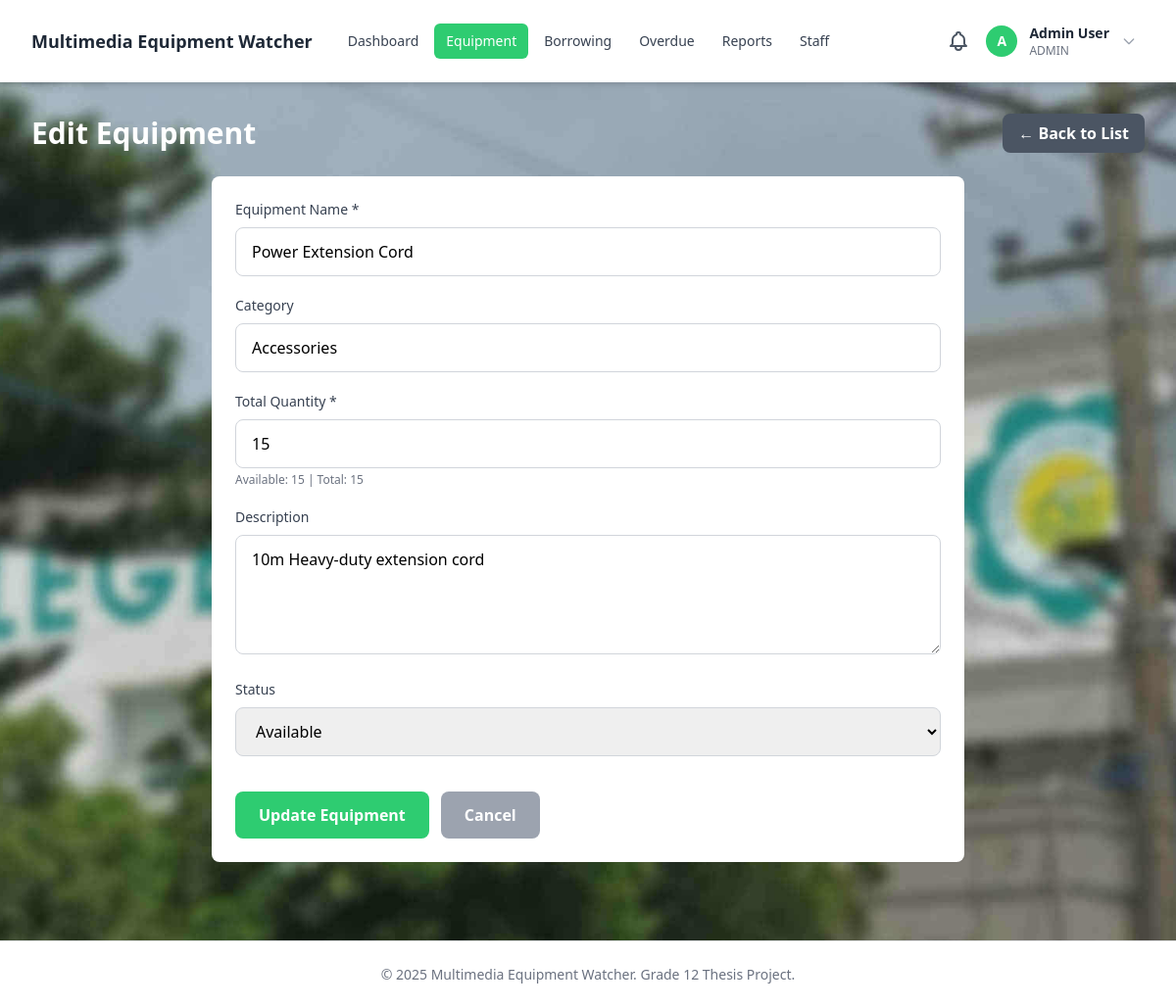
Screenshot of /equipment/edit.php?id=2 (signed in) with the database file from the repository.
### tables this page shows
CREATE TABLE equipment (
    id INT AUTO_INCREMENT PRIMARY KEY,
    name VARCHAR(100) NOT NULL,
    description TEXT,
    category VARCHAR(50),
    total_quantity INT NOT NULL DEFAULT 1,
    available_quantity INT NOT NULL DEFAULT 1,
    status ENUM('available', 'borrowed', 'damaged', 'lost') NOT NULL DEFAULT 'available',
    created_at TIMESTAMP DEFAULT CURRENT_TIMESTAMP
);

### equipment/edit.php (the view, shortened to what this page needs)
<?php
require_once '../includes/header.php';
$pdo = getDBConnection();
$id = $_GET['id'] ?? 0;
try {
    $stmt = $pdo->prepare("SELECT * FROM equipment WHERE id = ?");
    $stmt->execute([$id]);
    $equipment = $stmt->fetch();
} catch (Exception $e) {
    header('Location: list.php');
    exit;
}
?>
<div class="flex justify-between items-center mb-6">
    <h2 class="text-3xl font-bold text-white">Edit Equipment</h2>
    <a href="list.php" class="px-4 py-2 bg-gray-600 hover:bg-gray-700 text-white font-semibold rounded-lg transition">← Back to List</a>
</div>
<div class="max-w-3xl mx-auto bg-white rounded-lg shadow-sm p-6">
    <form method="POST" action="" class="space-y-5">
        <div>
            <label for="name" class="block text-sm font-medium text-gray-700 mb-2">Equipment Name *</label>
            <input type="text" id="name" name="name" required value="<?php echo htmlspecialchars($equipment['name']); ?>" class="w-full px-4 py-3 border border-gray-300 rounded-lg focus:ring-2 focus:ring-primary focus:border-transparent">
        </div>
        <div>
            <label for="category" class="block text-sm font-medium text-gray-700 mb-2">Category</label>
            <input type="text" id="category" name="category" placeholder="e.g., Camera, Audio, Lighting" value="<?php echo htmlspecialchars($equipment['category']); ?>" class="w-full px-4 py-3 border border-gray-300 rounded-lg focus:ring-2 focus:ring-primary focus:border-transparent">
        </div>
        <div>
            <label for="total_quantity" class="block text-sm font-medium text-gray-700 mb-2">Total Quantity *</label>
            <input type="number" id="total_quantity" name="total_quantity" min="1" required value="<?php echo htmlspecialchars($equipment['total_quantity']); ?>" class="w-full px-4 py-3 border border-gray-300 rounded-lg focus:ring-2 focus:ring-primary focus:border-transparent">
            <p class="text-xs text-gray-500 mt-1">Available: <?php echo $equipment['available_quantity']; ?> | Total: <?php echo $equipment['total_quantity']; ?></p>
        </div>
        <div>
            <label for="description" class="block text-sm font-medium text-gray-700 mb-2">Description</label>
            <textarea id="description" name="description" rows="4" class="w-full px-4 py-3 border border-gray-300 rounded-lg focus:ring-2 focus:ring-primary focus:border-transparent"><?php echo htmlspecialchars($equipment['description']); ?></textarea>
        </div>
        <div>
            <label for="status" class="block text-sm font-medium text-gray-700 mb-2">Status</label>
            <select id="status" name="status" class="w-full px-4 py-3 border border-gray-300 rounded-lg focus:ring-2 focus:ring-primary focus:border-transparent">
                <option value="available" <?php echo $equipment['status'] === 'available' ? 'selected' : ''; ?>>Available</option>
            </select>
        </div>
        <div class="flex gap-3 pt-4">
            <button type="submit" class="px-6 py-3 bg-primary hover:bg-primary-dark text-white font-semibold rounded-lg transition">Update Equipment</button>
            <a href="list.php" class="px-6 py-3 bg-gray-400 hover:bg-gray-500 text-white font-semibold rounded-lg transition">Cancel</a>
        </div>
    </form>
</div>
<?php require_once '../includes/footer.php'; ?>

### assets/css/background.css (style rules this page uses)
.bg-enhanced { background-image: url('/images/background.jpg'); background-size: cover; background-position: center; background-attachment: fixed; position: relative; }

### rows the page displays
equipment: name "Power Extension Cord", category "Accessories", total_quantity "15", available_quantity "15", description "10m Heavy-duty extension cord", status "Available"

### other values shown
substr($currentUser['name'], 0, 1) "A"
$currentUser['name'] "Admin User"
$currentUser['role'] "ADMIN"
